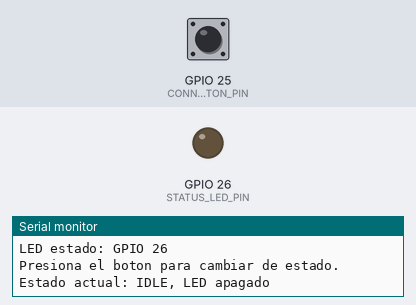
This sketch was run on a simulated ESP32. Parts: output pins drawn as LEDs (lit = HIGH), the last lines printed to the serial monitor. Dashed ring = blinking. The test bench sets the inputs (shaded band); at power-on: GPIO 25 (CONNECT_BUTTON_PIN) HIGH.

Above: at 1.2 s.
1.3 s: GPIO 25 (CONNECT_BUTTON_PIN) pulled LOW for 0.15 s
At 1.6 s:
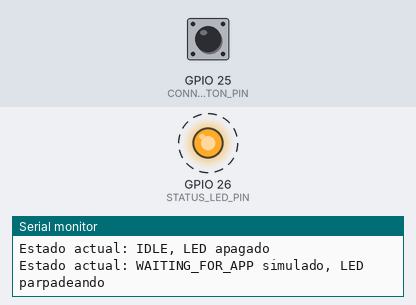
4.4 s: GPIO 25 (CONNECT_BUTTON_PIN) pulled LOW for 1 s
At 4.4 s:
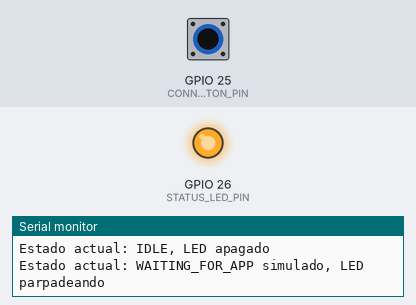
6.9 s: GPIO 25 (CONNECT_BUTTON_PIN) pulled LOW for 3.2 s
At 8.3 s:
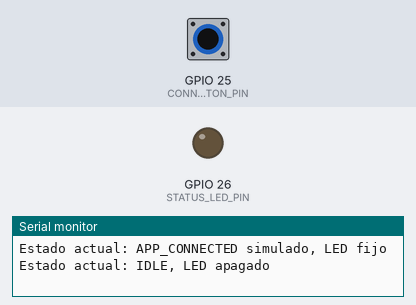
Timing chart, 0 to 9.9 s (numbered marks = the images above; inputs shaded):
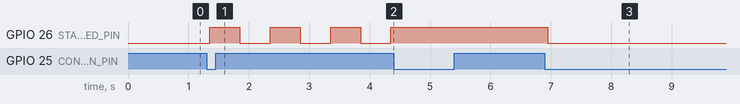

The sketch:

prueba_boton_conexion.ino
```cpp
// RESPIRA+
// Prueba aislada de botón de conexión y LED de estado
// Sin WiFi, sin WebSocket, sin sensor

const int CONNECT_BUTTON_PIN = 25;
const int STATUS_LED_PIN = 26;

// Debounce
const unsigned long DEBOUNCE_MS = 50;

// Parpadeo no bloqueante
const unsigned long BLINK_INTERVAL_MS = 500;

int deviceMode = 0;
// 0 = IDLE, LED apagado
// 1 = WAITING, LED parpadeando
// 2 = CONNECTED_SIM, LED fijo

bool lastButtonReading = HIGH;
bool stableButtonState = HIGH;
unsigned long lastDebounceTime = 0;

bool ledBlinkState = LOW;
unsigned long lastBlinkTime = 0;

void setup() {
  Serial.begin(115200);

  pinMode(CONNECT_BUTTON_PIN, INPUT_PULLUP);
  pinMode(STATUS_LED_PIN, OUTPUT);

  digitalWrite(STATUS_LED_PIN, LOW);

  Serial.println();
  Serial.println("RESPIRA+ prueba boton + LED");
  Serial.println("Boton: GPIO 25 con INPUT_PULLUP");
  Serial.println("LED estado: GPIO 26");
  Serial.println("Presiona el boton para cambiar de estado.");
  printCurrentMode();
}

void loop() {
  handleButton();
  updateStatusLed();
}

void handleButton() {
  bool currentReading = digitalRead(CONNECT_BUTTON_PIN);

  if (currentReading != lastButtonReading) {
    lastDebounceTime = millis();
  }

  if ((millis() - lastDebounceTime) > DEBOUNCE_MS) {
    if (currentReading != stableButtonState) {
      stableButtonState = currentReading;

      // Con INPUT_PULLUP, LOW significa botón presionado
      if (stableButtonState == LOW) {
        deviceMode++;

        if (deviceMode > 2) {
          deviceMode = 0;
        }

        printCurrentMode();
      }
    }
  }

  lastButtonReading = currentReading;
}

void updateStatusLed() {
  if (deviceMode == 0) {
    // IDLE
    digitalWrite(STATUS_LED_PIN, LOW);
  }

  else if (deviceMode == 1) {
    // WAITING, parpadeo no bloqueante
    if (millis() - lastBlinkTime >= BLINK_INTERVAL_MS) {
      lastBlinkTime = millis();
      ledBlinkState = !ledBlinkState;
      digitalWrite(STATUS_LED_PIN, ledBlinkState);
    }
  }

  else if (deviceMode == 2) {
    // CONNECTED_SIM
    digitalWrite(STATUS_LED_PIN, HIGH);
  }
}

void printCurrentMode() {
  Serial.print("Estado actual: ");

  if (deviceMode == 0) {
    Serial.println("IDLE, LED apagado");
  } else if (deviceMode == 1) {
    Serial.println("WAITING_FOR_APP simulado, LED parpadeando");
  } else if (deviceMode == 2) {
    Serial.println("APP_CONNECTED simulado, LED fijo");
  }
}
```

Measured:
- after the input at 1.3 s, GPIO 26 (STATUS_LED_PIN): alternates HIGH for 0.50 s and LOW for 0.50 s, starting after 0.05 s
- after the input at 4.4 s, GPIO 26 (STATUS_LED_PIN): stops changing and stays HIGH
- after the input at 6.9 s, GPIO 26 (STATUS_LED_PIN): HIGH → LOW after 0.05 s
